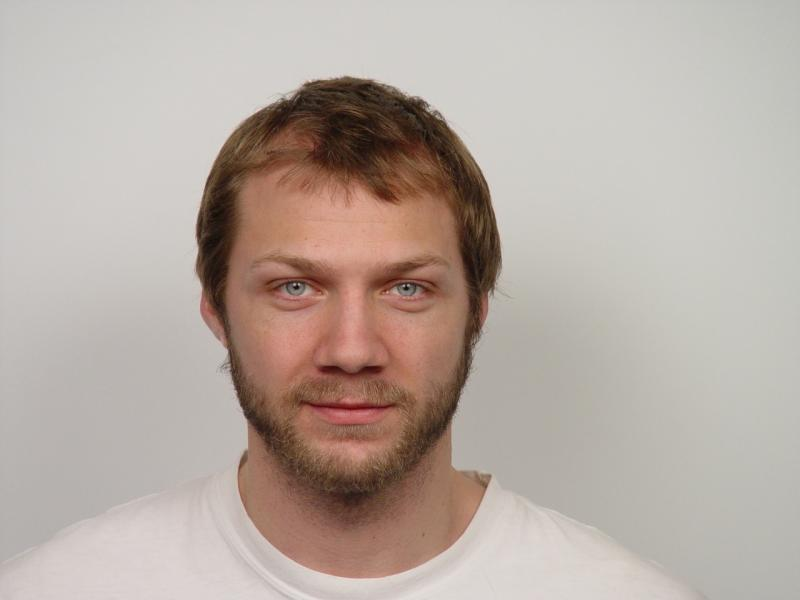
#> input picture data/imm3943/IMM-Frontal Face DB SMALL/05_10.jpg, 800 x 600 px, found by its file name
$ python texture_model.py
#> lines starting #> are read from the running program, lines starting #| are printed output that depends on the picture
### code/texture_utils.py
import numpy as np
import matplotlib.pyplot as plt

def compute_mean_texture(data):

	N = data.shape[0]
	H = data.shape[1]
	W = data.shape[2]

	# Parameters for lighting normalization
	alpha = np.zeros((N,1)) # Scaling
	beta = np.zeros((N,1)) # Offset

	# initialize one of the images as the mean to begin the optimization process
	mean_texture = np.expand_dims(data[np.random.randint(N)], 0)

	prev_texture = mean_texture

	counter = 0
	while True:

		beta = np.mean(data, axis=(1,2), keepdims=True)
		alpha = np.mean(data*mean_texture, axis=(1,2), keepdims=True)

		normalized_data = (data-beta)/alpha

		mean_texture = np.mean(normalized_data, axis=0, keepdims=True)
		# Standardize mean

		mean_texture -= np.mean(mean_texture, axis=(1,2), keepdims=True)
		mean_texture /= np.mean((mean_texture**2), axis=(1,2), keepdims=True)
		#
		# mean_texture =  (mean_texture-beta)/alpha

		if np.linalg.norm(prev_texture-mean_texture) < 0.0000001:
			break

		prev_texture = mean_texture
		counter += 1

	print('Texture mean found in {} iterations'.format(counter))

	return mean_texture, beta, alpha, normalized_data

### code/texture_model.py
from texture_utils import compute_mean_texture
from image_warp import normalize_shape
from visualize_pointset import *

import os
import numpy as np
import scipy
from skimage.color import rgb2gray
from skimage.io import imsave, imread
from skimage.transform import resize
import cv2
import matplotlib.pyplot as plt

def texture_model(full_res_data, data, connect_from=None, connect_to=None, save_plot_dir = '../results/faces', data_dir = None):

	'''
	data: (N, W, H): N grayscale images of width W and height H in shape normalized coordinates

	'''
	os.makedirs(save_plot_dir, exist_ok=True)
	N, H, W = data.shape

	# -----------------------Compute and plot mean texture-------------------------- #

	mean_texture, beta, alpha, normalized_data = compute_mean_texture(data)
	plt.imshow(cv2.resize(mean_texture[0], (mean_texture[0].shape[0]*4,mean_texture[0].shape[1]*4 )), cmap='gray')
	plt.title('Mean Average Appearance')
	plt.savefig(os.path.join(save_plot_dir, 'average_normalized_appearace.png'))
	plt.clf()

	np.save('../results/texture_mean.npy', mean_texture)

	# ------------------------Plot eigenvalues-------------------------- #

	g_normalized = normalized_data.reshape(N, -1) # Consistent with the original AAM paper notations


	try:
		cov_matrix = np.load('../results/texture_cov.npy')
		eig_values = np.load('../results/texture_eigvalues.npy')
		eig_vecs = np.load('../results/texture_eigvecs.npy')
	except:
		cov_matrix = np.cov(g_normalized.T - mean_texture.reshape(mean_texture.size, 1))
		eig_values, eig_vecs = scipy.linalg.eig(cov_matrix)
		np.save('../results/texture_cov.npy', cov_matrix)
		np.save('../results/texture_eigvalues.npy', eig_values)
		np.save('../results/texture_eigvecs.npy', eig_vecs)

	idx = eig_values.argsort()[::-1]
	eig_values = eig_values[idx]
	eig_vecs = eig_vecs[:,idx]

	plt.plot(np.real(eig_values[::-1]))
	plt.title('Texture Analysis: Eigenvalues (in y axis) plot (sorted in ascending order)')
	plt.savefig(os.path.join(save_plot_dir, 'texture-eigen-values.png'))
	plt.clf()

	# ----------------------Plot modes of variations------------------------- #

	def get_modes_of_variation(i, scale=3):

		var_plus = mean_texture + scale*np.sqrt(np.real(eig_values[i]))*np.real(eig_vecs[:,i]).reshape(mean_texture.shape)
		var_minus = mean_texture - scale*np.sqrt(np.real(eig_values[i]))*np.real(eig_vecs[:,i]).reshape(mean_texture.shape)
		return var_plus, var_minus

	var_1_plus, var_1_minus = get_modes_of_variation(0)

	f, axarr = plt.subplots(1,3)
	axarr[0].imshow(cv2.resize(var_1_minus[0],(mean_texture[0].shape[0]*4,mean_texture[0].shape[1]*4 )) , cmap='gray')
	axarr[0].title.set_text('Mean - 3 S.D')
	axarr[0].axis('off')

	axarr[1].imshow(cv2.resize(mean_texture[0],(mean_texture[0].shape[0]*4,mean_texture[0].shape[1]*4 )) , cmap='gray')
	axarr[1].title.set_text('Mean')
	axarr[1].axis('off')

	axarr[2].imshow(cv2.resize(var_1_plus[0],(mean_texture[0].shape[0]*4,mean_texture[0].shape[1]*4 )) , cmap='gray')
	axarr[2].title.set_text('Mean + 3 S.D')
	axarr[2].axis('off')

	plt.subplots_adjust(wspace=None, hspace=None)
	plt.suptitle('1st mode of variation')
	plt.savefig(os.path.join(save_plot_dir, 'texture_first_mode_variation.png'), bbox_inches='tight')
	plt.clf()

	var_2_plus, var_2_minus = get_modes_of_variation(1)

	f, axarr = plt.subplots(1,3)
	axarr[0].imshow(cv2.resize(var_2_minus[0], (mean_texture[0].shape[0]*4,mean_texture[0].shape[1]*4 )), cmap='gray')
	axarr[0].title.set_text('Mean - 3 S.D')
	axarr[0].axis('off')

	axarr[1].imshow(cv2.resize(mean_texture[0], (mean_texture[0].shape[0]*4,mean_texture[0].shape[1]*4 )), cmap='gray')
	axarr[1].title.set_text('Mean')
	axarr[1].axis('off')

	axarr[2].imshow(cv2.resize(var_2_plus[0], (mean_texture[0].shape[0]*4,mean_texture[0].shape[1]*4 )), cmap='gray')
	axarr[2].title.set_text('Mean + 3 S.D')
	axarr[2].axis('off')

	plt.subplots_adjust(wspace=None, hspace=None)
	plt.suptitle('2nd mode of variation')
	plt.axis('off')
	plt.savefig(os.path.join(save_plot_dir, 'texture_second_mode_variation.png'), bbox_inches='tight')
	plt.clf()

	var_3_plus, var_3_minus = get_modes_of_variation(2)

	f, axarr = plt.subplots(1,3)
	axarr[0].imshow(cv2.resize(var_3_minus[0], (mean_texture[0].shape[0]*4,mean_texture[0].shape[1]*4 )), cmap='gray')
	axarr[0].title.set_text('Mean - 3 S.D')
	axarr[0].axis('off')

	axarr[1].imshow(cv2.resize(mean_texture[0], (mean_texture[0].shape[0]*4,mean_texture[0].shape[1]*4 )), cmap='gray')
	axarr[1].title.set_text('Mean')
	axarr[1].axis('off')

	axarr[2].imshow(cv2.resize(var_3_plus[0], (mean_texture[0].shape[0]*4,mean_texture[0].shape[1]*4 )), cmap='gray')
	axarr[2].title.set_text('Mean + 3 S.D')
	axarr[2].axis('off')

	plt.subplots_adjust(wspace=None, hspace=None)
	plt.suptitle('3rd mode of variation')
	plt.axis('off')
	plt.savefig(os.path.join(save_plot_dir, 'texture_third_mode_variation.png'), bbox_inches='tight')
	plt.clf()

	# -----------------------Compare modes of variations------------------------- #

	closest_mean_index = np.argmin(np.sum( (normalized_data-mean_texture), axis=(1,2) ))
	plt.imshow(full_res_data[closest_mean_index])
	plt.title('Image closest to mean texture')
	plt.savefig(os.path.join(save_plot_dir, 'texture_closest_mean.png'))
	plt.clf()

	closest_var_1_plus_index = np.argmin(np.sum( (normalized_data-var_1_plus), axis=(1,2) ))
	plt.imshow(full_res_data[closest_var_1_plus_index])
	plt.title('Image closest to Mean + 3 S.D. (first mode)')
	plt.savefig(os.path.join(save_plot_dir, 'texture_closest_var_1_plus.png'))
	plt.clf()

	closest_var_1_minus_index = np.argmin(np.sum( (normalized_data-var_1_minus), axis=(1,2) ))
	plt.imshow(full_res_data[closest_var_1_minus_index])
	plt.title('Image closest to Mean - 3 S.D. (first mode)')
	plt.savefig(os.path.join(save_plot_dir, 'texture_closest_var_1_minus.png'))
	plt.clf()


def compute(precomputed_shape_normalized_texture=False):

#> called with precomputed_shape_normalized_texture = True
	data_dir = '../data/imm3943/IMM-Frontal Face DB SMALL/'
	save_data_dir = '../data/shape_normalized_images'
	N = len(os.listdir(data_dir))-3

	mean_shape_img_path = os.path.join(data_dir, '08_01.jpg') # From shape modeling

	os.makedirs(save_data_dir, exist_ok=True)

	shape_normalized_texture_data, shape_normalized_texture_data_full_res = [], []

	for i, img_path in enumerate(sorted(os.listdir(data_dir))):
		if not '.jpg' in img_path:
			continue

		# Align individual image to shape normalized coordinates
		individual_shape_img_path = os.path.join(data_dir, img_path)

		if not precomputed_shape_normalized_texture:
			shape_normalized_texture = normalize_shape(individual_shape_img_path, mean_shape_img_path)
			imsave(os.path.join(save_data_dir, img_path), shape_normalized_texture)
		else:
			shape_normalized_texture = plt.imread(os.path.join(save_data_dir, img_path))
#> shape_normalized_texture is the input picture: shape (600, 800, 3); mean R, G, B 183.2, 170.7, 162.8
			shape_normalized_texture_resize = cv2.resize(shape_normalized_texture,
				(shape_normalized_texture.shape[0]//4, shape_normalized_texture.shape[1]//4))
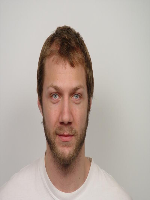
#> shape_normalized_texture_resize: shape (200, 150, 3); mean R, G, B 183.3, 170.8, 162.9

		shape_normalized_texture_data.append(np.expand_dims(rgb2gray(shape_normalized_texture_resize), 0))
		shape_normalized_texture_data_full_res.append(np.expand_dims(shape_normalized_texture,0))

	shape_normalized_texture_data = np.concatenate(shape_normalized_texture_data, axis=0)
	shape_normalized_texture_data_full_res = np.concatenate(shape_normalized_texture_data_full_res, axis=0)
	print(shape_normalized_texture_data.shape)
#| (1, 200, 150)

	texture_model(shape_normalized_texture_data_full_res, shape_normalized_texture_data)
#> the loop in compute_mean_texture, `while True: ` made 2 passes
#> (beta, alpha) on passes 1 to 2: ([0.678], [0.491]), ([0.678], [0.491])
#> after the loop in compute_mean_texture, `while True:`: counter = 1
#| Texture mean found in 1 iterations
#> in texture_model, `mean_texture, beta, alpha, normalized_data = compute_mean_texture(data)`: beta = [0.678]; alpha = [0.491]
#> in texture_model, `plt.savefig(os.path.join(save_plot_dir, 'average_normalized_appearace...`:
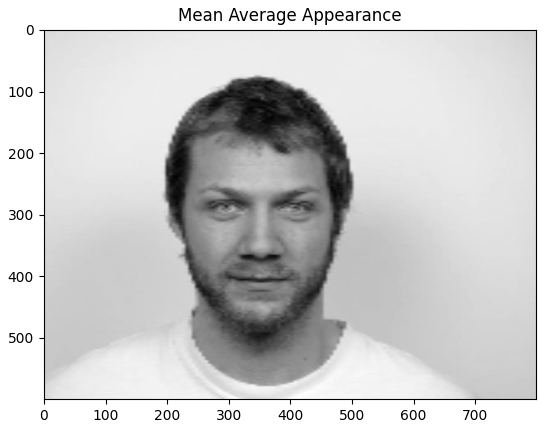
#> figure drawn by matplotlib, 1 panel

if __name__ == '__main__':
	np.random.seed(1)
#> (the run stopped early here; a loop or call above may not have finished)

$ run again, with data/shape_normalized_images/01_10.jpg copied over data/imm3943/IMM-Frontal Face DB SMALL/05_10.jpg
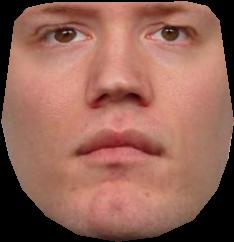
#> input picture data/shape_normalized_images/01_10.jpg, 234 x 242 px, found by its file name
#> in compute, shape_normalized_texture is the input picture: shape (242, 234, 3); mean R, G, B 148, 99.9, 86.9
#> in compute, `shape_normalized_texture_resize = cv2.resize(shape_normalized_texture,..`:
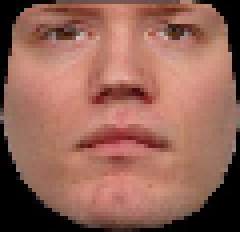
#> shape_normalized_texture_resize: shape (58, 60, 3) (shown 4 times larger); mean R, G, B 147.9, 99.9, 86.8
#| (1, 58, 60)
#> the loop in compute_mean_texture, `while True: ` made 2 passes
#> (beta, alpha) on passes 1 to 2: ([0.428], [0.225]), ([0.428], [0.225])
#> after the loop in compute_mean_texture, `while True:`: counter = 1
#| Texture mean found in 1 iterations
#> in texture_model, `mean_texture, beta, alpha, normalized_data = compute_mean_texture(data)`: beta = [0.428]; alpha = [0.225]
#> in texture_model, `plt.savefig(os.path.join(save_plot_dir, 'average_normalized_appearace...`:
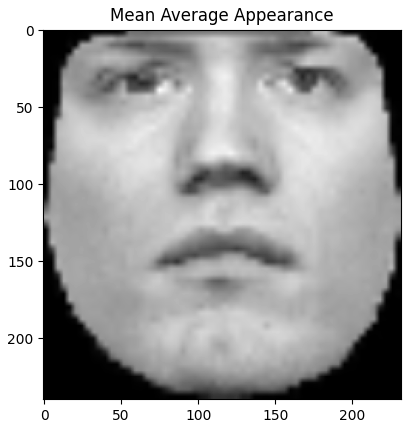
#> figure drawn by matplotlib, 1 panel
#> cov_matrix: shape (3480, 3480) float64; every value is NaN or infinite
